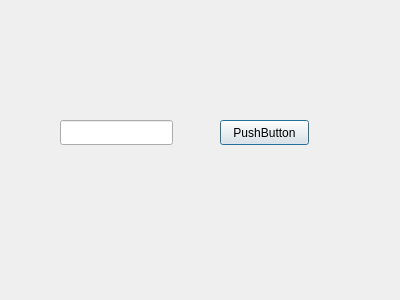
<?xml version="1.0" encoding="UTF-8"?>
<ui version="4.0">
 <class>Dialog</class>
 <widget class="QDialog" name="Dialog">
  <property name="geometry">
   <rect>
    <x>0</x>
    <y>0</y>
    <width>400</width>
    <height>300</height>
   </rect>
  </property>
  <property name="windowTitle">
   <string>Dialog</string>
  </property>
  <widget class="QLineEdit" name="lineEdit">
   <property name="geometry">
    <rect>
     <x>60</x>
     <y>120</y>
     <width>113</width>
     <height>25</height>
    </rect>
   </property>
  </widget>
  <widget class="QPushButton" name="pushButton">
   <property name="geometry">
    <rect>
     <x>220</x>
     <y>120</y>
     <width>89</width>
     <height>25</height>
    </rect>
   </property>
   <property name="text">
    <string>PushButton</string>
   </property>
  </widget>
 </widget>
 <resources/>
 <connections/>
</ui>
